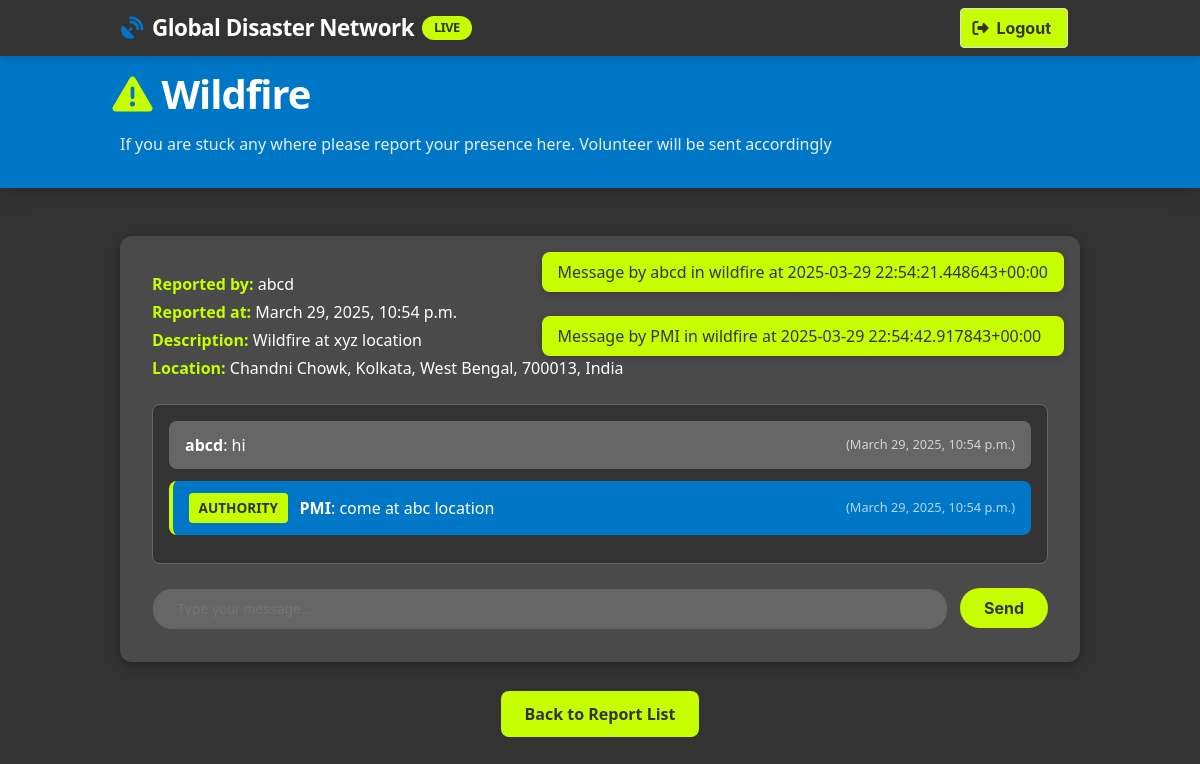
/community/disaster/13/ (signed in), run on the app's committed database.
### community/models.py (models this page shows, shortened)
class EmergencyReport(models.Model):
    DISASTER_TYPES = (
        ('flood', 'Flood'),
        ('wildfire', 'Wildfire'),
        ('storm', 'Storm'),
        ('earthquake', 'Earthquake'),
        ('volcanic_eruption', 'Volcanic Eruption'),
        ('drought', 'Drought'),
    )
    user = models.ForeignKey(User, on_delete=models.CASCADE)
    disaster_type = models.CharField(max_length=50, choices=DISASTER_TYPES)
    description = models.TextField()
    location = models.CharField(max_length=255, null=True, blank=True)  # Manually entered location
    latitude = models.FloatField(null=True, blank=True)  # Live location latitude
    longitude = models.FloatField(null=True, blank=True)  # Live location longitude
    reported_at = models.DateTimeField(default=timezone.now)
    is_active = models.BooleanField(default=True)

class ChatMessage(models.Model):
    report = models.ForeignKey(EmergencyReport, on_delete=models.CASCADE, related_name='messages')
    user = models.ForeignKey(User, on_delete=models.CASCADE)
    message = models.TextField()
    timestamp = models.DateTimeField(auto_now_add=True)
    def __str__(self):
        return f"Message by {self.user.username} in {self.report.disaster_type} at {self.timestamp}"

### community/views.py (the view, shortened to what this page needs)
# urls.py: path('disaster/<int:report_id>/', views.disaster_chat, name='disaster_chat'),
@login_required
def disaster_chat(request, report_id):
    report = get_object_or_404(EmergencyReport, id=report_id, is_active=True)
    messages = report.messages.all().order_by('timestamp')
    location_display = report.location if report.location else "Location not provided"
    return render(request, 'community/disaster_chat.html', {
        'report': report,
        'messages': messages,
        'location_display': location_display,
    })

### community/templates/community/disaster_chat.html (shortened to what this page needs)
<!DOCTYPE html>
<html lang="en">
<head>
  <link rel="stylesheet" href="https://cdnjs.cloudflare.com/ajax/libs/bulma/0.9.4/css/bulma.min.css">
  <link rel="stylesheet" href="https://cdnjs.cloudflare.com/ajax/libs/font-awesome/6.4.0/css/all.min.css">
 <nav class="navbar is-fixed-top" role="navigation" aria-label="main navigation">
  <div class="container">
    <div class="navbar-brand">
      <a class="navbar-item" href="#">
        <span class="icon mr-2" style="color: var(--blue);">
          <i class="fas fa-satellite-dish"></i>
        </span>
        Global Disaster Network
        <span class="alert-badge">LIVE</span>
      </a>
    </div>
    <div class="navbar-end">
      <div class="navbar-item">
        <form method="POST" action="{% url 'logout' %}">
          <button class="button is-lime" type="submit">
            <span class="icon"><i class="fas fa-sign-out-alt"></i></span>
            <span>Logout</span>
          </button>
        </form>
      </div>
    </div>
  </div>
</nav>
<section class="dashboard-header">
  <div class="container">
    <h1 class="dashboard-title">
      <span class="icon mr-2" style="color: var(--lime);">
        <i class="fas fa-exclamation-triangle"></i>
      </span>
      {{ report.disaster_type|title }}
    </h1>
    <p class="dashboard-subtitle">If you are stuck any where please report your presence here. Volunteer will be sent accordingly</p>
  </div>
</section>
<section class="section" style="margin-top: -2rem;">
  <div class="container">
    <div style="position: absolute; top: 1rem; right: 1rem; z-index: 1000;">
      {% if messages %}
        {% for message in messages %}
          <div class="notification is-success" style="background-color: var(--lime); color: var(--dark); border-radius: 8px; padding: 0.5rem 1rem; box-shadow: 0 2px 8px rgba(0, 0, 0, 0.2);">
            {{ message }}
          </div>
        {% endfor %}
      {% endif %}
    </div>
    <div class="chat-section">
      <div class="chat-details">
        <p><strong>Reported by:</strong> {{ report.user.username }}</p>
        <p><strong>Reported at:</strong> {{ report.reported_at }}</p>
        <p><strong>Description:</strong> {{ report.description }}</p>
        <p><strong>Location:</strong> {{ location_display }}</p>
      </div>
      <div class="chat-container" id="chat-messages">
        {% for message in messages %}
          <div class="chat-message {% if message.user.profile.role == 'authority' %}authority-message{% endif %}" data-message-id="{{ message.id }}">
        {% if message.user.profile.role == 'authority' %}
          <span class="authority-badge">AUTHORITY</span>
        {% endif %}
        <strong>{{ message.user.username }}</strong>: {{ message.message }}
        <small>({{ message.timestamp }})</small>
          </div>
        {% endfor %}
      </div>
      <div class="chat-input">
        <input type="text" id="chat-input" placeholder="Type your message..." aria-label="Type your message">
        <button class="button" id="send-button" onclick="sendMessage()">Send</button>
      </div>
    </div>
    <div style="text-align: center; margin-top: 40px;">
      <a href="{% url 'report_list' %}" class="back-button mt-4">Back to Report List</a>
    </div></div>
</section>

### community/templates/community/disaster_chat.html (style rules this page uses)
:root { --blue: #0077C6; --blue-dark: #005d9c; --blue-light: #3a99de; --dark: #333333; --dark-light: #4a4a4a; --dark-lighter: #666666; --lime: #C6FF00; --lime-dark: #a2cc00; --white: #ffffff; --gray-light: #e0e0e0; }
.navbar { background-color: var(--dark); box-shadow: 0 2px 10px rgba(0, 0, 0, 0.2); }
.navbar-brand .navbar-item { font-weight: 700; font-size: 1.4rem; color: var(--white); letter-spacing: -0.5px; }
.alert-badge { background-color: var(--lime); color: var(--dark); border-radius: 12px; padding: 2px 12px; font-size: 0.8rem; margin-left: 8px; font-weight: bold; animation: pulse 2s infinite; }
.dashboard-header { background: var(--blue); padding: 4rem 1.5rem 2rem; margin-bottom: 2rem; box-shadow: 0 4px 20px rgba(0, 0, 0, 0.2); }
.dashboard-title { color: white; font-weight: 800; letter-spacing: -1px; margin-bottom: 0.5rem; font-size: 2.5rem; }
.dashboard-subtitle { color: rgba(255, 255, 255, 0.9); font-weight: 400; max-width: 800px; }
.button.is-lime { background-color: var(--lime); color: var(--dark); font-weight: bold; }
.chat-section { background-color: var(--dark-light); padding: 2rem; border-radius: 12px; box-shadow: 0 4px 12px rgba(0, 0, 0, 0.3); }
.chat-details { margin-bottom: 1.5rem; }
.chat-details p { color: var(--white); margin: 0.25rem 0; }
.chat-details p strong { color: var(--lime); }
.chat-container { max-height: 500px; overflow-y: auto; background-color: var(--dark); padding: 1rem; border-radius: 8px; border: 1px solid var(--dark-lighter); margin-bottom: 1.5rem; }
.chat-message { background-color: var(--dark-lighter); padding: 0.75rem 1rem; border-radius: 8px; margin-bottom: 0.75rem; display: flex; align-items: center; animation: fadeIn 0.3s ease; }
.authority-message { background-color: var(--blue); color: var(--white); border-left: 4px solid var(--lime); }
.authority-badge { display: inline-block; padding: 0.3rem 0.6rem; margin-right: 0.75rem; border-radius: 4px; font-size: 0.85rem; font-weight: bold; background-color: var(--lime); color: var(--dark); }
.chat-message strong { color: var(--white); }
.chat-message small { margin-left: auto; color: var(--white); opacity: 0.7; font-size: 0.8rem; }
.chat-input { display: flex; gap: 0.75rem; }
.chat-input input { flex: 1; background-color: var(--dark-lighter); color: var(--white); border: 1px solid var(--dark-light); border-radius: 20px; padding: 0.75rem 1.5rem; transition: border-color 0.3s ease, box-shadow 0.3s ease; }
.chat-input .button { background-color: var(--lime); color: var(--dark); border: none; border-radius: 20px; padding: 0.75rem 1.5rem; font-weight: bold; transition: transform 0.3s ease, background-color 0.3s ease; }
.back-button { background-color: var(--lime); color: var(--dark); font-weight: bold; border: none; border-radius: 8px; padding: 0.75rem 1.5rem; transition: transform 0.3s ease, background-color 0.3s ease; }

### data on the page
EmergencyReport: disaster_type "Wildfire", user.username "abcd", reported_at "March 29, 2025, 10:54 p.m.", description "Wildfire at xyz location", location "Chandni Chowk, Kolkata, West Bengal, 700013, India"
ChatMessage: user+report+timestamp "Message by abcd in wildfire at 2025-03-29 22:54:21.448643+00:00", user.username "abcd", message "hi", timestamp "March 29, 2025, 10:54 p.m."
ChatMessage: user+report+timestamp "Message by PMI in wildfire at 2025-03-29 22:54:42.917843+00:00", shows "AUTHORITY", user.username "PMI", message "come at abc location", timestamp "March 29, 2025, 10:54 p.m."
